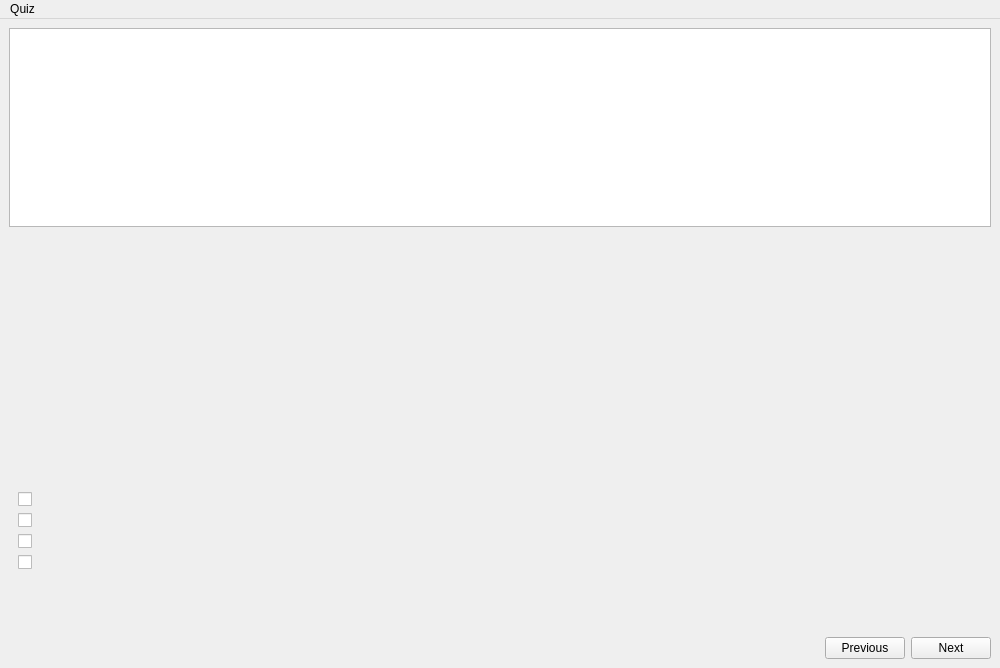
<?xml version="1.0" encoding="UTF-8"?>
<ui version="4.0">
 <class>atsarquiz</class>
 <widget class="QMainWindow" name="atsarquiz">
  <property name="geometry">
   <rect>
    <x>0</x>
    <y>0</y>
    <width>1000</width>
    <height>668</height>
   </rect>
  </property>
  <property name="sizePolicy">
   <sizepolicy hsizetype="Preferred" vsizetype="Preferred">
    <horstretch>0</horstretch>
    <verstretch>0</verstretch>
   </sizepolicy>
  </property>
  <property name="windowTitle">
   <string>MainWindow</string>
  </property>
  <property name="dockNestingEnabled">
   <bool>true</bool>
  </property>
  <widget class="QWidget" name="centralwidget">
   <property name="enabled">
    <bool>true</bool>
   </property>
   <property name="sizePolicy">
    <sizepolicy hsizetype="Expanding" vsizetype="Expanding">
     <horstretch>0</horstretch>
     <verstretch>0</verstretch>
    </sizepolicy>
   </property>
   <property name="maximumSize">
    <size>
     <width>16777215</width>
     <height>16777215</height>
    </size>
   </property>
   <property name="acceptDrops">
    <bool>true</bool>
   </property>
   <property name="autoFillBackground">
    <bool>true</bool>
   </property>
   <layout class="QVBoxLayout" name="verticalLayout_6">
    <item>
     <layout class="QVBoxLayout" name="verticalLayout_3">
      <item>
       <layout class="QVBoxLayout" name="questionLayout">
        <item>
         <widget class="QTextBrowser" name="questionText">
          <property name="sizePolicy">
           <sizepolicy hsizetype="Expanding" vsizetype="Expanding">
            <horstretch>0</horstretch>
            <verstretch>0</verstretch>
           </sizepolicy>
          </property>
          <property name="maximumSize">
           <size>
            <width>16777215</width>
            <height>16777212</height>
           </size>
          </property>
          <property name="focusPolicy">
           <enum>Qt::FocusPolicy::WheelFocus</enum>
          </property>
          <property name="toolTipDuration">
           <number>0</number>
          </property>
         </widget>
        </item>
        <item>
         <spacer name="verticalSpacer">
          <property name="orientation">
           <enum>Qt::Orientation::Vertical</enum>
          </property>
          <property name="sizeHint" stdset="0">
           <size>
            <width>20</width>
            <height>40</height>
           </size>
          </property>
         </spacer>
        </item>
        <item>
         <widget class="QStackedWidget" name="questionType">
          <property name="currentIndex">
           <number>1</number>
          </property>
          <widget class="QWidget" name="page_Multichoices">
           <layout class="QVBoxLayout" name="verticalLayout">
            <item>
             <widget class="QPushButton" name="A">
              <property name="sizePolicy">
               <sizepolicy hsizetype="Expanding" vsizetype="Preferred">
                <horstretch>0</horstretch>
                <verstretch>0</verstretch>
               </sizepolicy>
              </property>
              <property name="maximumSize">
               <size>
                <width>16777215</width>
                <height>16777215</height>
               </size>
              </property>
              <property name="text">
               <string>PushButton</string>
              </property>
              <attribute name="buttonGroup">
               <string notr="true">buttonGroup</string>
              </attribute>
             </widget>
            </item>
            <item>
             <widget class="QPushButton" name="B">
              <property name="sizePolicy">
               <sizepolicy hsizetype="Expanding" vsizetype="Preferred">
                <horstretch>0</horstretch>
                <verstretch>0</verstretch>
               </sizepolicy>
              </property>
              <property name="maximumSize">
               <size>
                <width>16777215</width>
                <height>16777215</height>
               </size>
              </property>
              <property name="text">
               <string>PushButton</string>
              </property>
              <attribute name="buttonGroup">
               <string notr="true">buttonGroup</string>
              </attribute>
             </widget>
            </item>
            <item>
             <widget class="QPushButton" name="C">
              <property name="sizePolicy">
               <sizepolicy hsizetype="Expanding" vsizetype="Preferred">
                <horstretch>0</horstretch>
                <verstretch>0</verstretch>
               </sizepolicy>
              </property>
              <property name="maximumSize">
               <size>
                <width>16777215</width>
                <height>16777215</height>
               </size>
              </property>
              <property name="text">
               <string>PushButton</string>
              </property>
              <attribute name="buttonGroup">
               <string notr="true">buttonGroup</string>
              </attribute>
             </widget>
            </item>
            <item>
             <widget class="QPushButton" name="D">
              <property name="sizePolicy">
               <sizepolicy hsizetype="Expanding" vsizetype="Preferred">
                <horstretch>0</horstretch>
                <verstretch>0</verstretch>
               </sizepolicy>
              </property>
              <property name="maximumSize">
               <size>
                <width>16777215</width>
                <height>16777215</height>
               </size>
              </property>
              <property name="text">
               <string>PushButton</string>
              </property>
              <attribute name="buttonGroup">
               <string notr="true">buttonGroup</string>
              </attribute>
             </widget>
            </item>
           </layout>
          </widget>
          <widget class="QWidget" name="page_trueFalse">
           <layout class="QVBoxLayout" name="verticalLayout_7">
            <item>
             <layout class="QVBoxLayout" name="TF">
              <item>
               <widget class="QCheckBox" name="a">
                <property name="text">
                 <string/>
                </property>
               </widget>
              </item>
              <item>
               <widget class="QCheckBox" name="b">
                <property name="text">
                 <string/>
                </property>
               </widget>
              </item>
              <item>
               <widget class="QCheckBox" name="d">
                <property name="text">
                 <string/>
                </property>
               </widget>
              </item>
              <item>
               <widget class="QCheckBox" name="c">
                <property name="text">
                 <string/>
                </property>
               </widget>
              </item>
             </layout>
            </item>
           </layout>
          </widget>
         </widget>
        </item>
       </layout>
      </item>
      <item>
       <layout class="QHBoxLayout" name="navigation">
        <item>
         <widget class="QLabel" name="Status">
          <property name="text">
           <string/>
          </property>
         </widget>
        </item>
        <item>
         <spacer name="horizontalSpacer">
          <property name="orientation">
           <enum>Qt::Orientation::Horizontal</enum>
          </property>
          <property name="sizeHint" stdset="0">
           <size>
            <width>40</width>
            <height>20</height>
           </size>
          </property>
         </spacer>
        </item>
        <item>
         <widget class="QPushButton" name="Previous">
          <property name="text">
           <string>Previous</string>
          </property>
         </widget>
        </item>
        <item>
         <widget class="QPushButton" name="Next">
          <property name="text">
           <string>Next</string>
          </property>
         </widget>
        </item>
       </layout>
      </item>
     </layout>
    </item>
   </layout>
  </widget>
  <widget class="QMenuBar" name="menubar">
   <property name="geometry">
    <rect>
     <x>0</x>
     <y>0</y>
     <width>1000</width>
     <height>23</height>
    </rect>
   </property>
   <widget class="QMenu" name="menuQuiz">
    <property name="title">
     <string>Quiz</string>
    </property>
    <addaction name="actionRetry"/>
    <addaction name="Quit"/>
   </widget>
   <addaction name="menuQuiz"/>
  </widget>
  <action name="actionRetry">
   <property name="text">
    <string>Retry</string>
   </property>
  </action>
  <action name="Quit">
   <property name="icon">
    <iconset theme="QIcon::ThemeIcon::ApplicationExit"/>
   </property>
   <property name="text">
    <string>Quit</string>
   </property>
   <property name="shortcut">
    <string>Ctrl+Q</string>
   </property>
  </action>
 </widget>
 <resources/>
 <connections/>
 <buttongroups>
  <buttongroup name="buttonGroup"/>
 </buttongroups>
</ui>
